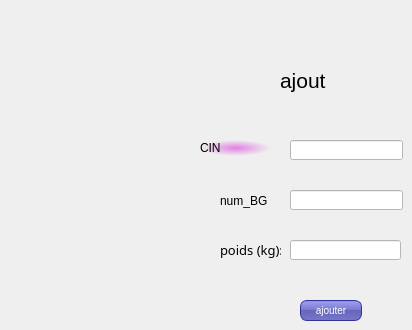
    <widget class="QWidget" name="tab">
     <attribute name="title">
      <string>ajouter</string>
     </attribute>
     <widget class="QLabel" name="label_59">
      <property name="geometry">
       <rect>
        <x>220</x>
        <y>240</y>
        <width>61</width>
        <height>20</height>
       </rect>
      </property>
      <property name="font">
       <font>
        <family>MS PGothic</family>
        <pointsize>10</pointsize>
        <weight>50</weight>
        <italic>false</italic>
        <bold>false</bold>
       </font>
      </property>
      <property name="styleSheet">
       <string notr="true">font: 10pt &quot;MS PGothic&quot;;
background-color: qlineargradient(spread:pad, x1:1, y1:1, x2:1, y2:1, stop:0 rgba(0, 0, 0, 0), stop:1 rgba(255, 255, 255, 255));</string>
      </property>
      <property name="text">
       <string>poids (kg):</string>
      </property>
     </widget>
     <widget class="QLineEdit" name="cin_ajout">
      <property name="geometry">
       <rect>
        <x>290</x>
        <y>140</y>
        <width>113</width>
        <height>20</height>
       </rect>
      </property>
      <property name="styleSheet">
       <string notr="true">background-color: rgb(255, 255, 255);</string>
      </property>
     </widget>
     <widget class="QLineEdit" name="poids_ajout">
      <property name="geometry">
       <rect>
        <x>290</x>
        <y>240</y>
        <width>111</width>
        <height>20</height>
       </rect>
      </property>
      <property name="styleSheet">
       <string notr="true">background-color: rgb(255, 255, 255);</string>
      </property>
      <property name="readOnly">
       <bool>false</bool>
      </property>
     </widget>
     <widget class="QLineEdit" name="NUM_BG_ajout">
      <property name="geometry">
       <rect>
        <x>290</x>
        <y>190</y>
        <width>113</width>
        <height>20</height>
       </rect>
      </property>
      <property name="styleSheet">
       <string notr="true">background-color: rgb(255, 255, 255);</string>
      </property>
      <property name="readOnly">
       <bool>false</bool>
      </property>
     </widget>
     <widget class="QLabel" name="label_61">
      <property name="geometry">
       <rect>
        <x>220</x>
        <y>190</y>
        <width>51</width>
        <height>21</height>
       </rect>
      </property>
      <property name="styleSheet">
       <string notr="true">background-color: qlineargradient(spread:pad, x1:1, y1:1, x2:1, y2:1, stop:0 rgba(0, 0, 0, 0), stop:1 rgba(255, 255, 255, 255));</string>
      </property>
      <property name="text">
       <string>num_BG</string>
      </property>
     </widget>
     <widget class="QLabel" name="label_62">
      <property name="geometry">
       <rect>
        <x>200</x>
        <y>140</y>
        <width>71</width>
        <height>16</height>
       </rect>
      </property>
      <property name="styleSheet">
       <string notr="true">background-color: qradialgradient(spread:pad, cx:0.5, cy:0.5, radius:0.5, fx:0.502737, fy:0.496, stop:0 rgba(223, 114, 223, 225), stop:1 rgba(255, 255, 255, 0));</string>
      </property>
      <property name="text">
       <string>CIN</string>
      </property>
     </widget>
     <widget class="QLabel" name="label_63">
      <property name="geometry">
       <rect>
        <x>280</x>
        <y>60</y>
        <width>61</width>
        <height>41</height>
       </rect>
      </property>
      <property name="font">
       <font>
        <family>MS Shell Dlg 2</family>
        <pointsize>16</pointsize>
        <weight>9</weight>
        <italic>false</italic>
        <bold>false</bold>
        <underline>false</underline>
        <strikeout>false</strikeout>
       </font>
      </property>
      <property name="styleSheet">
       <string notr="true">
font: 75 16pt &quot;MS Shell Dlg 2&quot;;
background-color: qlineargradient(spread:pad, x1:1, y1:1, x2:1, y2:1, stop:0 rgba(0, 0, 0, 0), stop:1 rgba(255, 255, 255, 255));</string>
      </property>
      <property name="text">
       <string>ajout</string>
      </property>
     </widget>
     <widget class="QPushButton" name="ajouter">
      <property name="geometry">
       <rect>
        <x>300</x>
        <y>300</y>
        <width>62</width>
        <height>21</height>
       </rect>
      </property>
      <property name="styleSheet">
       <string notr="true">QPushButton {
color: white;
background-color: QLinearGradient( x1: 0, y1: 0, x2: 0, y2: 1, stop: 0 #88d, stop: 0.1 #99e, stop: 0.49 #77c, stop: 0.5 #66b, stop: 1 #77c);
border-width: 1px;
border-color: #339;
border-style: solid;
border-radius: 7;
padding: 3px;
font-size: 10px;
padding-left: 5px;
padding-right: 5px;
min-width: 50px;
max-width: 50px;
min-height: 13px;
max-height: 13px;
}</string>
      </property>
      <property name="text">
       <string>ajouter</string>
      </property>
     </widget>
    </widget>
